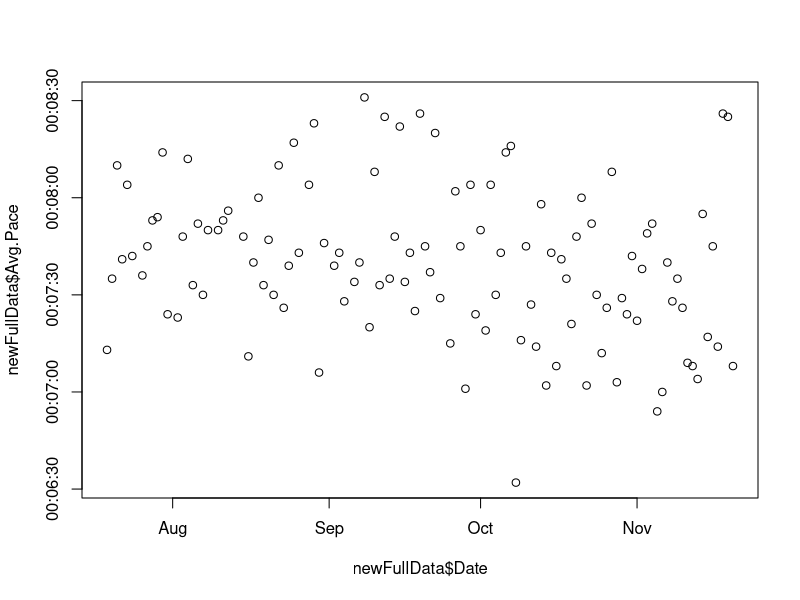
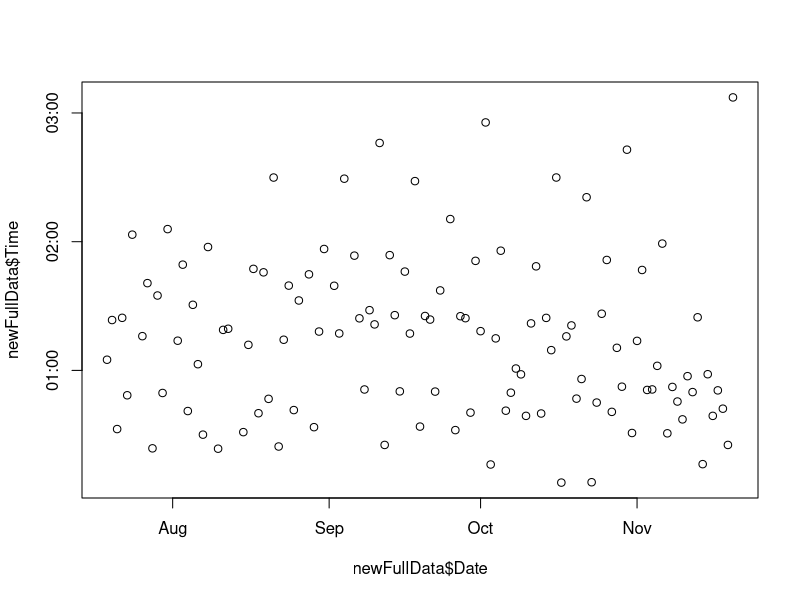

Reproduce these figures in R, in order.
## ---- chunk 1
#install.packages("stringr")  - for manipulating string values
#install.packages("tidyr")    - data cleansing
#install.packages("plyr")     - for renaming columns
#install.packages("lubridate")  - working with dates
## ---- chunk 2
strava <- read.csv("strava.csv")
dim(strava)
head(strava)
## ---- chunk 3
garmin1 <- read.csv("garmin1.csv")
dim(garmin1)
head(garmin1)
## ---- chunk 4
garmin6 <- read.csv("garmin6.csv")
dim(garmin1)
head(garmin6)
## ---- chunk 5
garmin2 <- read.csv("garmin2.csv")
garmin3 <- read.csv("garmin3.csv")
garmin4 <- read.csv("garmin4.csv")
garmin5 <- read.csv("garmin5.csv")

#Combine data files into 1 data frame
garminFull <- Reduce(function(...) merge(..., all=TRUE), list(garmin1, garmin2, garmin3, garmin4, 
                                                              garmin5, garmin6))
dim(garminFull)
summary(garminFull)
head(garminFull,3)
## ---- chunk 6
garminFull <- garminFull[-c(1,2),]
head(garminFull,3)
## ---- chunk 7
keepCols <- c("Activity.Id", "When", "Type", "Gear", "Name", "Dist.mi", "Elv.ft", "Elapsed.Time", "Moving.Time",
              "Speed.mph", "Pace..mi", "Max.Pace..mi", "Cad", "Heart", "Max.Heart", "Elev.Dist.ft.mi",
              "Elev.Time.ft.h", "Cal", "Segs", "PRs", "Kudos")
newStrava <- strava[keepCols]
str(newStrava)
## ---- chunk 8
library(stringr)
newStrava$Date <- str_split_fixed(newStrava$When, " ", 2)[,1] #get 1st part of the split "When"" field for Date
newStrava$StartTime <- str_split_fixed(newStrava$When, " ", 2)[,2] #get 2nd part of the split "When"" field for StarTime

str(newStrava)
## ---- chunk 9
library(tidyr)

#Specify the new column names:
vars <- c("Date", "StartTime")
vars2 <- c("DOW", "Date")

#Separate columns according to regex and/or delimiteres and proceed to drop remaining extra columns:
garminFull <- separate(garminFull, Start, into = vars, sep = "(?<=6 )", extra = "merge", remove = TRUE)
garminFull <- separate(garminFull, Date, into = vars2, sep = ", ", extra = "merge", remove = TRUE)

#Create MonthNumber field based on what is in Date field
garminFull$monthNum <- ifelse(grepl("Jan",garminFull$Date),1,
                            ifelse(grepl("Feb",garminFull$Date),2,
                            ifelse(grepl("Mar",garminFull$Date),3,
                            ifelse(grepl("Apr",garminFull$Date),4,
                            ifelse(grepl("May",garminFull$Date),5,
                            ifelse(grepl("Jun",garminFull$Date),6,
                            ifelse(grepl("Jul",garminFull$Date),7,
                            ifelse(grepl("Aug",garminFull$Date),8,
                            ifelse(grepl("Sep",garminFull$Date),9,
                            ifelse(grepl("Oct",garminFull$Date),10,
                            ifelse(grepl("Nov",garminFull$Date),11,
                            ifelse(grepl("Dec",garminFull$Date),12,NA))))))))))))

head(garminFull,2)
## ---- chunk 10
library(tidyr)
vars3 <- c("Month", "Date")
vars4 <- c("Day", "Year")
garminFull <- separate(garminFull, Date, into = vars3, sep = " ", extra = "merge", remove = TRUE)
garminFull <- separate(garminFull, Date, into = vars4, sep = ", ", extra = "merge", remove = TRUE)
head(garminFull,2)
## ---- chunk 11
garminFull$Year <- trimws(garminFull$Year)

#Create Date field from 3 components: Day, Month, Year
garminFull$Date <- format(as.Date(with(garminFull, paste(Year, monthNum, Day,sep="-")), 
                                  "%Y-%m-%d"), "%m/%d/%Y")
str(garminFull$Date)
## ---- chunk 12
keepColsGarmin  <- NA
keepColsGarmin <- c("DOW", "Month", "StartTime", "Time", "Distance", 
                    "Elevation.Gain", "Avg.Speed.Avg.Pace.", "Avg.HR", 
                    "Max.HR", "Calories", "Date")
newGarmin <- garminFull[keepColsGarmin]
head(newGarmin,2)
## ---- chunk 13
newGarmin$Date <- as.Date(newGarmin$Date,"%m/%d/%Y")
newStrava$Date <- as.Date(newStrava$Date,"%m/%d/%Y")

#Check data type
str(newGarmin$Date)
str(newStrava$Date)
## ---- chunk 14
#Sort data frames from earliest to last date
newGarmin <- newGarmin[order(newGarmin$Date, decreasing = FALSE),] 
newStrava <- newStrava[order(newStrava$Date, decreasing = FALSE),]
head(newGarmin$Date)
head(newStrava$Date)
## ---- chunk 15
newStrava <- newStrava[!newStrava$Date < "2016-07-18",]
## ---- chunk 16
nrow(newGarmin)
nrow(newStrava)
## ---- chunk 17
table(newGarmin$Distance)  
## ---- chunk 18
newGarmin[newGarmin$Distance=="0.12",]  
newGarmin[newGarmin$Distance=="0.16",]  
newGarmin[newGarmin$Distance=="1.42",]  
## ---- chunk 19
newGarmin <- newGarmin[!newGarmin$Date == "2016-08-27",]
newGarmin <- newGarmin[!newGarmin$Date == "2016-09-01",]
newGarmin <- newGarmin[!newGarmin$Distance=="1.42",]
## ---- chunk 20
table(newGarmin$Date) > 1
## ---- chunk 21
which(newStrava$Date == '2016-08-12') 
## ---- chunk 22
newStrava[22:23,]
## ---- chunk 23
#check october garmin runs
newStrava <- newStrava[!newStrava$Activity.Id=="677460614",]

newGarmin[newGarmin$Date == "2016-10-23",]
## ---- chunk 24
newGarmin <- newGarmin[!(newGarmin$Date == "2016-10-23" & newGarmin$Elevation.Gain == 657),]

nrow(newGarmin)
nrow(newStrava)
## ---- chunk 25
head(newGarmin)
head(newStrava)
## ---- chunk 26
library(plyr)
newGarmin <- rename(newGarmin, c("Date"="date_garmin"))
newGarmin <- rename(newGarmin, c("StartTime"="StartTime_AM_PM"))
newStrava$When <- NULL #removes column
## ---- chunk 27
newFullData <- cbind(newGarmin,newStrava)
#inspect
head(newFullData,3)
#check dates
head(newFullData[,c("Date","date_garmin")])
tail(newFullData[,c("Date","date_garmin")])
## ---- chunk 28
newFullData <- rename(newFullData, c("Activity.Id"="ID"))

keepColsFull  <- NA
keepColsFull <- c("ID", "Gear", "Name", "Speed.mph", "Cad", "Date",
                  "StartTime", "DOW", "Month",  "Time", "Distance",
                  "Elevation.Gain", "Avg.Speed.Avg.Pace.", "Avg.HR",
                  "Max.HR", "Calories")
newFullData <- newFullData[keepColsFull]

#rearrange columns
newFullData <- newFullData[, c("ID", "Name", "Gear", "Date",
                               "Month", "DOW", "StartTime",
                               "Distance", "Time", "Avg.Speed.Avg.Pace.", 
                               "Speed.mph", "Cad",  "Elevation.Gain", 
                               "Avg.HR", "Max.HR", "Calories")]
## ---- chunk 29
table(newFullData$Name) 
## ---- chunk 30
newFullData$Name[newFullData$Name == 'MIddle Long Run'] <- 'ML Run'
newFullData$Name[newFullData$Name == 'Middle Long Run'] <- 'ML Run'
## ---- chunk 31
newFullData[newFullData$Name == 'Morning Run',] 
## ---- chunk 32
newFullData$Name[newFullData$ID == 650512799] <- 'Recovery Run'
newFullData$Name[newFullData$ID == 655096239] <- 'ML Run'
## ---- chunk 33
newFullData$RunType <- ifelse(grepl('LT',newFullData$Name),'Workout',
                        ifelse(grepl('Tempo',newFullData$Name),'Workout',
                          ifelse(grepl('Tune',newFullData$Name),'Workout',
                            ifelse(grepl('VO2',newFullData$Name),'Workout',
                                ifelse(grepl('Long',newFullData$Name),'Long Run',
                                  ifelse(grepl('Recovery',newFullData$Name),'Recovery Run',
                                    ifelse(grepl('Marathon',newFullData$Name),'Race','Run')))))))#)
table(newFullData$RunType)
## ---- chunk 34
newFullData$Avg.HR <- as.numeric(as.character(newFullData$Avg.HR, stringsAsFactors = FALSE))
newFullData$Max.HR <- as.numeric(as.character(newFullData$Max.HR, stringsAsFactors = FALSE))
newFullData$Calories <- as.numeric(gsub(",","",newFullData$Calories))
newFullData$Elevation.Gain <- as.numeric(as.character(newFullData$Elevation.Gain, stringsAsFactors = FALSE))
## ---- chunk 35
newFullData$Cad <- newFullData$Cad*2
str(newFullData)
## ---- chunk 36
library(lubridate)

#fix Average Pace
newFullData$Avg.Speed.Avg.Pace. <- as.POSIXct(newFullData$Avg.Speed.Avg.Pace., format = '%M:%S')
#rename col
newFullData <- rename(newFullData, c("Avg.Speed.Avg.Pace."="Avg.Pace"))
#test plot
plot(newFullData$Date,newFullData$Avg.Pace) 

## ---- chunk 37
newFullData$Time <- as.character(newFullData$Time)

for (i in 1:nrow(newFullData)) {
  if (nchar(newFullData$Time[i]) == 4) {
    newFullData$Time[i] <- paste("0:0", newFullData$Time[i], sep="")
  } else if (nchar(newFullData$Time[i]) == 8) {
    newFullData$Time[i] <- paste("0:",substring(newFullData$Time[i],1,5), sep="")
  } else if (nchar(newFullData$Time[i]) == 5) {
    newFullData$Time[i] <- paste("0:",newFullData$Time[i], sep="")
  }  
}
newFullData$Time <- as.POSIXct(newFullData$Time, format = '%H:%M:%S')

#test plot
plot(newFullData$Date,newFullData$Time)
## ---- chunk 38
newFullData$Month <- factor(newFullData$Month, ordered = TRUE, levels = c("Jul","Aug","Sep","Oct","Nov"))
class(newFullData$Month)
## ---- chunk 39
write.csv(newFullData, file = "cleanedMarathonTrainingData.csv", row.names = TRUE)
